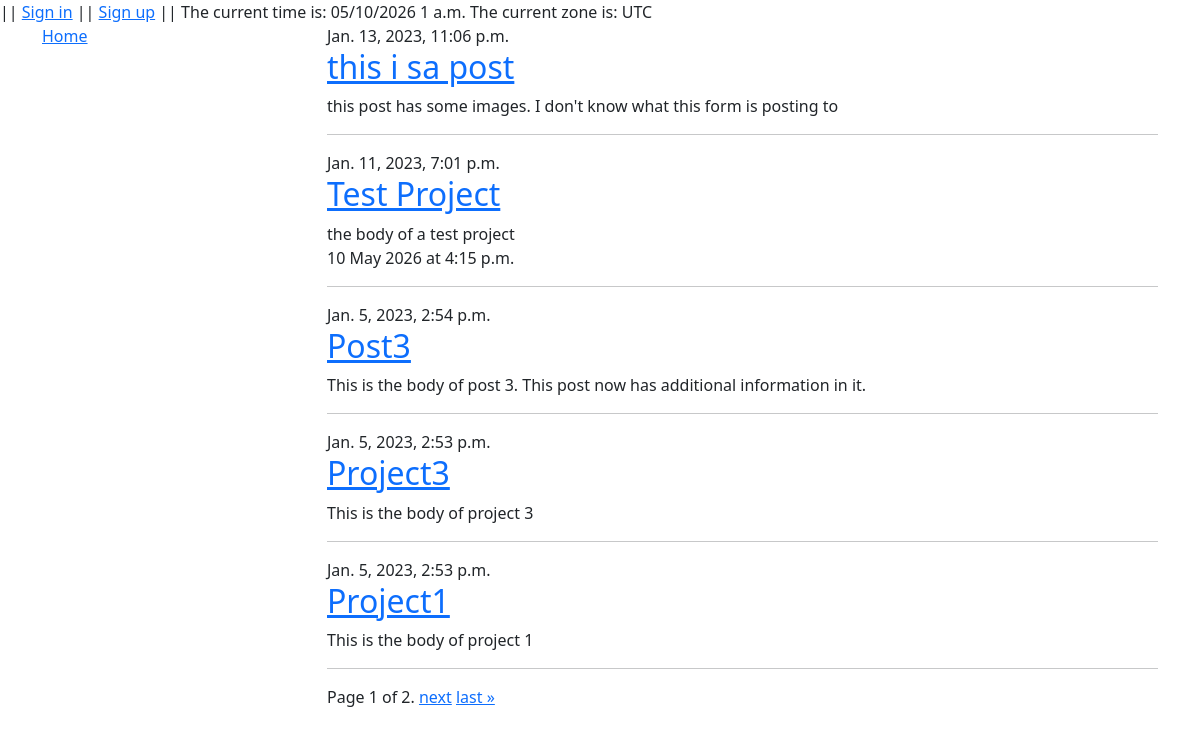
Screenshot of /Forum/ with the database file from the repository.
### Forum/models.py (models this page shows, shortened)
class Post(models.Model):
    title = models.CharField(max_length=150)
    body = models.TextField(null=False, blank=False)
    timestamp = models.DateTimeField(auto_now_add=True, blank=True, null=True)
    is_project = models.BooleanField(default=False, null=False, blank=False, verbose_name="Make this a project")
    author = models.ForeignKey(Profile, on_delete=models.SET_NULL, null=True, related_name='written_posts')
    organization = models.ForeignKey(Organization, on_delete=models.CASCADE, null=True, related_name='our_posts')

class Event(models.Model):
    date = models.DateField(default=timezone.now, null=True, blank=True, validators=[MinValueValidator(timezone.now().date(), "valid values are not in the past")])
    time = models.TimeField(default=timezone.now, null=True, blank=True)
    open = models.BooleanField(default=True, null=False, blank=False)
    post = models.ForeignKey(Post, on_delete=models.CASCADE, related_name='project_times')
    @property
    def datetime(self):
        this_datetime = datetime.combine(self.date, self.time, timezone.utc)
        local_time = this_datetime.astimezone(timezone.get_current_timezone())
        date_str = format_date(local_time.date(), "j N Y")
        time_str = format_time(local_time.time(), 'g:i a')
        return f"{date_str} at {time_str}"

### Forum/views.py (the view)
# urls.py: path("",  views.PostListView.as_view(), name="index"),
class PostListView(ListView):
    template_name = "Forum/main_pages/index.html"
    model = Post
    context_object_name = 'post_list'
    paginate_by = PAGINATE_NO
    def get_queryset(self, *args, **kwargs):
        queryset = super(PostListView, self).get_queryset(*args, **kwargs)
        queryset = queryset.order_by("-timestamp")
        for post_entry in queryset:
            if post_entry.is_project:
                project_events = Event.objects.filter(post = post_entry)
                for event in project_events:
                    if event.date < timezone.now().date():
                        event_bids = event.bids.all()
                        for bid in event_bids:
                            bid.status = "CP"
                            bid.save()
                        event.open = False
                        event.save()
        return queryset

### Forum/templates/Forum/main_pages/index.html (shortened to what this page needs)
{% extends "Forum/layouts/sidebar_layout.html" %}
{% load tz %}
{% block body %}
    {% for post in post_list %}
        <div>
            {{ post.timestamp }}
            <h2> <a href="{% url 'detail_view' pk=post.pk %}">{{ post.title }}</a> </h2>
            {{ post.body }}
            <br>
            {% if post.is_project %}
                {% for event in post.project_times.all %}
                    {% if event.open %}
                        {{ event.datetime }}
                        <br>
                    {% endif %}
                {% endfor %}
            {% endif %}
        </div>
        <hr>
    {% empty %}
        <p> Apologies, no posts were retrieved </p>
    {% endfor %}
{% endblock %}

### rows the page displays
Post: timestamp "Jan. 13, 2023, 11:06 p.m.", title "this i sa post", body "this post has some images. I don't know what this form is posting to"
Post: timestamp "Jan. 11, 2023, 7:01 p.m.", title "Test Project", body "the body of a test project"
Event: datetime "10 May 2026 at 4:15 p.m."
Post: timestamp "Jan. 5, 2023, 2:54 p.m.", title "Post3", body "This is the body of post 3. This post now has additional information in it."
Post: timestamp "Jan. 5, 2023, 2:53 p.m.", title "Project3", body "This is the body of project 3"
Post: timestamp "Jan. 5, 2023, 2:53 p.m.", title "Project1", body "This is the body of project 1"

### other values shown
{{ TIME_ZONE }} "UTC"
{{ page_obj.number }} "1"
{{ page_obj.paginator.num_pages }} "2"
